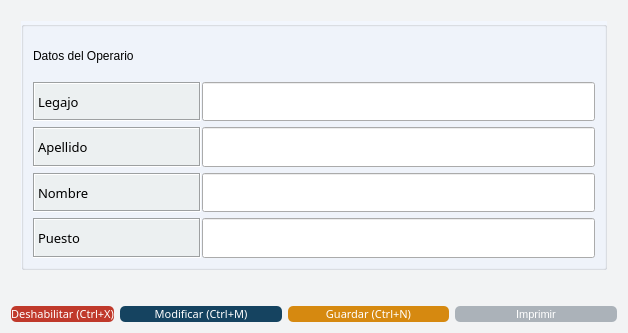
<?xml version="1.0" encoding="UTF-8"?>
<ui version="4.0">
 <class>Detalle_Operario</class>
 <widget class="QWidget" name="Detalle_Operario">
  <property name="geometry">
   <rect>
    <x>0</x>
    <y>0</y>
    <width>628</width>
    <height>333</height>
   </rect>
  </property>
  <property name="sizePolicy">
   <sizepolicy hsizetype="Preferred" vsizetype="Expanding">
    <horstretch>0</horstretch>
    <verstretch>0</verstretch>
   </sizepolicy>
  </property>
  <property name="palette">
   <palette>
    <active>
     <colorrole role="WindowText">
      <brush brushstyle="SolidPattern">
       <color alpha="255">
        <red>0</red>
        <green>0</green>
        <blue>0</blue>
       </color>
      </brush>
     </colorrole>
     <colorrole role="Button">
      <brush brushstyle="SolidPattern">
       <color alpha="255">
        <red>242</red>
        <green>243</green>
        <blue>244</blue>
       </color>
      </brush>
     </colorrole>
     <colorrole role="Light">
      <brush brushstyle="SolidPattern">
       <color alpha="255">
        <red>255</red>
        <green>255</green>
        <blue>255</blue>
       </color>
      </brush>
     </colorrole>
     <colorrole role="Midlight">
      <brush brushstyle="SolidPattern">
       <color alpha="255">
        <red>248</red>
        <green>249</green>
        <blue>249</blue>
       </color>
      </brush>
     </colorrole>
     <colorrole role="Dark">
      <brush brushstyle="SolidPattern">
       <color alpha="255">
        <red>121</red>
        <green>121</green>
        <blue>122</blue>
       </color>
      </brush>
     </colorrole>
     <colorrole role="Mid">
      <brush brushstyle="SolidPattern">
       <color alpha="255">
        <red>161</red>
        <green>162</green>
        <blue>163</blue>
       </color>
      </brush>
     </colorrole>
     <colorrole role="Text">
      <brush brushstyle="SolidPattern">
       <color alpha="255">
        <red>0</red>
        <green>0</green>
        <blue>0</blue>
       </color>
      </brush>
     </colorrole>
     <colorrole role="BrightText">
      <brush brushstyle="SolidPattern">
       <color alpha="255">
        <red>255</red>
        <green>255</green>
        <blue>255</blue>
       </color>
      </brush>
     </colorrole>
     <colorrole role="ButtonText">
      <brush brushstyle="SolidPattern">
       <color alpha="255">
        <red>0</red>
        <green>0</green>
        <blue>0</blue>
       </color>
      </brush>
     </colorrole>
     <colorrole role="Base">
      <brush brushstyle="SolidPattern">
       <color alpha="255">
        <red>255</red>
        <green>255</green>
        <blue>255</blue>
       </color>
      </brush>
     </colorrole>
     <colorrole role="Window">
      <brush brushstyle="SolidPattern">
       <color alpha="255">
        <red>242</red>
        <green>243</green>
        <blue>244</blue>
       </color>
      </brush>
     </colorrole>
     <colorrole role="Shadow">
      <brush brushstyle="SolidPattern">
       <color alpha="255">
        <red>0</red>
        <green>0</green>
        <blue>0</blue>
       </color>
      </brush>
     </colorrole>
     <colorrole role="AlternateBase">
      <brush brushstyle="SolidPattern">
       <color alpha="255">
        <red>248</red>
        <green>249</green>
        <blue>249</blue>
       </color>
      </brush>
     </colorrole>
     <colorrole role="ToolTipBase">
      <brush brushstyle="SolidPattern">
       <color alpha="255">
        <red>255</red>
        <green>255</green>
        <blue>220</blue>
       </color>
      </brush>
     </colorrole>
     <colorrole role="ToolTipText">
      <brush brushstyle="SolidPattern">
       <color alpha="255">
        <red>0</red>
        <green>0</green>
        <blue>0</blue>
       </color>
      </brush>
     </colorrole>
    </active>
    <inactive>
     <colorrole role="WindowText">
      <brush brushstyle="SolidPattern">
       <color alpha="255">
        <red>0</red>
        <green>0</green>
        <blue>0</blue>
       </color>
      </brush>
     </colorrole>
     <colorrole role="Button">
      <brush brushstyle="SolidPattern">
       <color alpha="255">
        <red>242</red>
        <green>243</green>
        <blue>244</blue>
       </color>
      </brush>
     </colorrole>
     <colorrole role="Light">
      <brush brushstyle="SolidPattern">
       <color alpha="255">
        <red>255</red>
        <green>255</green>
        <blue>255</blue>
       </color>
      </brush>
     </colorrole>
     <colorrole role="Midlight">
      <brush brushstyle="SolidPattern">
       <color alpha="255">
        <red>248</red>
        <green>249</green>
        <blue>249</blue>
       </color>
      </brush>
     </colorrole>
     <colorrole role="Dark">
      <brush brushstyle="SolidPattern">
       <color alpha="255">
        <red>121</red>
        <green>121</green>
        <blue>122</blue>
       </color>
      </brush>
     </colorrole>
     <colorrole role="Mid">
      <brush brushstyle="SolidPattern">
       <color alpha="255">
        <red>161</red>
        <green>162</green>
        <blue>163</blue>
       </color>
      </brush>
     </colorrole>
     <colorrole role="Text">
      <brush brushstyle="SolidPattern">
       <color alpha="255">
        <red>0</red>
        <green>0</green>
        <blue>0</blue>
       </color>
      </brush>
     </colorrole>
     <colorrole role="BrightText">
      <brush brushstyle="SolidPattern">
       <color alpha="255">
        <red>255</red>
        <green>255</green>
        <blue>255</blue>
       </color>
      </brush>
     </colorrole>
     <colorrole role="ButtonText">
      <brush brushstyle="SolidPattern">
       <color alpha="255">
        <red>0</red>
        <green>0</green>
        <blue>0</blue>
       </color>
      </brush>
     </colorrole>
     <colorrole role="Base">
      <brush brushstyle="SolidPattern">
       <color alpha="255">
        <red>255</red>
        <green>255</green>
        <blue>255</blue>
       </color>
      </brush>
     </colorrole>
     <colorrole role="Window">
      <brush brushstyle="SolidPattern">
       <color alpha="255">
        <red>242</red>
        <green>243</green>
        <blue>244</blue>
       </color>
      </brush>
     </colorrole>
     <colorrole role="Shadow">
      <brush brushstyle="SolidPattern">
       <color alpha="255">
        <red>0</red>
        <green>0</green>
        <blue>0</blue>
       </color>
      </brush>
     </colorrole>
     <colorrole role="AlternateBase">
      <brush brushstyle="SolidPattern">
       <color alpha="255">
        <red>248</red>
        <green>249</green>
        <blue>249</blue>
       </color>
      </brush>
     </colorrole>
     <colorrole role="ToolTipBase">
      <brush brushstyle="SolidPattern">
       <color alpha="255">
        <red>255</red>
        <green>255</green>
        <blue>220</blue>
       </color>
      </brush>
     </colorrole>
     <colorrole role="ToolTipText">
      <brush brushstyle="SolidPattern">
       <color alpha="255">
        <red>0</red>
        <green>0</green>
        <blue>0</blue>
       </color>
      </brush>
     </colorrole>
    </inactive>
    <disabled>
     <colorrole role="WindowText">
      <brush brushstyle="SolidPattern">
       <color alpha="255">
        <red>121</red>
        <green>121</green>
        <blue>122</blue>
       </color>
      </brush>
     </colorrole>
     <colorrole role="Button">
      <brush brushstyle="SolidPattern">
       <color alpha="255">
        <red>242</red>
        <green>243</green>
        <blue>244</blue>
       </color>
      </brush>
     </colorrole>
     <colorrole role="Light">
      <brush brushstyle="SolidPattern">
       <color alpha="255">
        <red>255</red>
        <green>255</green>
        <blue>255</blue>
       </color>
      </brush>
     </colorrole>
     <colorrole role="Midlight">
      <brush brushstyle="SolidPattern">
       <color alpha="255">
        <red>248</red>
        <green>249</green>
        <blue>249</blue>
       </color>
      </brush>
     </colorrole>
     <colorrole role="Dark">
      <brush brushstyle="SolidPattern">
       <color alpha="255">
        <red>121</red>
        <green>121</green>
        <blue>122</blue>
       </color>
      </brush>
     </colorrole>
     <colorrole role="Mid">
      <brush brushstyle="SolidPattern">
       <color alpha="255">
        <red>161</red>
        <green>162</green>
        <blue>163</blue>
       </color>
      </brush>
     </colorrole>
     <colorrole role="Text">
      <brush brushstyle="SolidPattern">
       <color alpha="255">
        <red>121</red>
        <green>121</green>
        <blue>122</blue>
       </color>
      </brush>
     </colorrole>
     <colorrole role="BrightText">
      <brush brushstyle="SolidPattern">
       <color alpha="255">
        <red>255</red>
        <green>255</green>
        <blue>255</blue>
       </color>
      </brush>
     </colorrole>
     <colorrole role="ButtonText">
      <brush brushstyle="SolidPattern">
       <color alpha="255">
        <red>121</red>
        <green>121</green>
        <blue>122</blue>
       </color>
      </brush>
     </colorrole>
     <colorrole role="Base">
      <brush brushstyle="SolidPattern">
       <color alpha="255">
        <red>242</red>
        <green>243</green>
        <blue>244</blue>
       </color>
      </brush>
     </colorrole>
     <colorrole role="Window">
      <brush brushstyle="SolidPattern">
       <color alpha="255">
        <red>242</red>
        <green>243</green>
        <blue>244</blue>
       </color>
      </brush>
     </colorrole>
     <colorrole role="Shadow">
      <brush brushstyle="SolidPattern">
       <color alpha="255">
        <red>0</red>
        <green>0</green>
        <blue>0</blue>
       </color>
      </brush>
     </colorrole>
     <colorrole role="AlternateBase">
      <brush brushstyle="SolidPattern">
       <color alpha="255">
        <red>242</red>
        <green>243</green>
        <blue>244</blue>
       </color>
      </brush>
     </colorrole>
     <colorrole role="ToolTipBase">
      <brush brushstyle="SolidPattern">
       <color alpha="255">
        <red>255</red>
        <green>255</green>
        <blue>220</blue>
       </color>
      </brush>
     </colorrole>
     <colorrole role="ToolTipText">
      <brush brushstyle="SolidPattern">
       <color alpha="255">
        <red>0</red>
        <green>0</green>
        <blue>0</blue>
       </color>
      </brush>
     </colorrole>
    </disabled>
   </palette>
  </property>
  <property name="windowTitle">
   <string notr="true">Detalles de operario</string>
  </property>
  <property name="windowIcon">
   <iconset>
    <normaloff>../ico/icon.ico</normaloff>../ico/icon.ico</iconset>
  </property>
  <property name="windowOpacity">
   <double>13.000000000000000</double>
  </property>
  <layout class="QGridLayout" name="gridLayout_2">
   <item row="2" column="4">
    <widget class="QPushButton" name="btn_imprimir">
     <property name="sizePolicy">
      <sizepolicy hsizetype="Expanding" vsizetype="Fixed">
       <horstretch>0</horstretch>
       <verstretch>0</verstretch>
      </sizepolicy>
     </property>
     <property name="maximumSize">
      <size>
       <width>200</width>
       <height>200</height>
      </size>
     </property>
     <property name="styleSheet">
      <string notr="true">#btn_imprimir{
	background-color: #ABB2B9;
	color: #ffffff;
	font-family: 'Ariall';
	font-size: 11px;
	border-radius: 5px;
	}

#btn_imprimir:hover{
	background-color: #D0D3D4 ;
	}</string>
     </property>
     <property name="text">
      <string>Imprimir</string>
     </property>
     <property name="icon">
      <iconset>
       <normaloff>../ico/hardware-page-peripheral-print-printer-icon--icon-search-engine-13.png</normaloff>../ico/hardware-page-peripheral-print-printer-icon--icon-search-engine-13.png</iconset>
     </property>
     <property name="iconSize">
      <size>
       <width>40</width>
       <height>40</height>
      </size>
     </property>
    </widget>
   </item>
   <item row="2" column="2">
    <widget class="QPushButton" name="btn_modificar">
     <property name="sizePolicy">
      <sizepolicy hsizetype="Expanding" vsizetype="Fixed">
       <horstretch>0</horstretch>
       <verstretch>0</verstretch>
      </sizepolicy>
     </property>
     <property name="maximumSize">
      <size>
       <width>200</width>
       <height>200</height>
      </size>
     </property>
     <property name="font">
      <font>
       <family>Ariall</family>
       <pointsize>-1</pointsize>
      </font>
     </property>
     <property name="styleSheet">
      <string notr="true">/*Estilos para el botón*/
#btn_modificar{
	background-color: #154360;
	color: #ffffff;
	font-family: 'Ariall';
	font-size: 11px;
	border-radius: 5px;
	}

#btn_modificar:hover{
	background-color: #0101DF;
	}

</string>
     </property>
     <property name="text">
      <string>Modificar (Ctrl+M)</string>
     </property>
     <property name="icon">
      <iconset>
       <normaloff>../ico/edit.ico</normaloff>../ico/edit.ico</iconset>
     </property>
     <property name="iconSize">
      <size>
       <width>40</width>
       <height>40</height>
      </size>
     </property>
     <property name="shortcut">
      <string>Ctrl+M</string>
     </property>
     <property name="checkable">
      <bool>false</bool>
     </property>
     <property name="autoDefault">
      <bool>false</bool>
     </property>
    </widget>
   </item>
   <item row="2" column="3">
    <widget class="QPushButton" name="btn_nuevo">
     <property name="sizePolicy">
      <sizepolicy hsizetype="Expanding" vsizetype="Fixed">
       <horstretch>0</horstretch>
       <verstretch>0</verstretch>
      </sizepolicy>
     </property>
     <property name="maximumSize">
      <size>
       <width>200</width>
       <height>200</height>
      </size>
     </property>
     <property name="font">
      <font>
       <family>Ariall</family>
       <pointsize>-1</pointsize>
      </font>
     </property>
     <property name="styleSheet">
      <string notr="true">/*Estilos para el botón*/

#btn_nuevo{
	background-color: #D68910  ;
	color: #ffffff;
	font-family: 'Ariall';
	font-size: 11px;
	border-radius: 5px;
	}

#btn_nuevo:hover{
	background-color: #F1C40F ;
	}

</string>
     </property>
     <property name="text">
      <string>Guardar (Ctrl+N)</string>
     </property>
     <property name="icon">
      <iconset>
       <normaloff>../ico/save.ico</normaloff>../ico/save.ico</iconset>
     </property>
     <property name="iconSize">
      <size>
       <width>40</width>
       <height>40</height>
      </size>
     </property>
     <property name="shortcut">
      <string>Ctrl+N</string>
     </property>
    </widget>
   </item>
   <item row="0" column="0" colspan="5">
    <layout class="QGridLayout" name="gridLayout" rowstretch="90,0" columnstretch="20,0">
     <property name="leftMargin">
      <number>10</number>
     </property>
     <property name="topMargin">
      <number>10</number>
     </property>
     <property name="rightMargin">
      <number>10</number>
     </property>
     <property name="bottomMargin">
      <number>10</number>
     </property>
     <item row="1" column="0" colspan="2">
      <spacer name="horizontalSpacer">
       <property name="orientation">
        <enum>Qt::Horizontal</enum>
       </property>
       <property name="sizeHint" stdset="0">
        <size>
         <width>40</width>
         <height>20</height>
        </size>
       </property>
      </spacer>
     </item>
     <item row="0" column="0" colspan="2">
      <widget class="QGroupBox" name="groupBox_2">
       <property name="font">
        <font>
         <family>Arial</family>
         <pointsize>10</pointsize>
         <weight>75</weight>
         <bold>true</bold>
        </font>
       </property>
       <property name="styleSheet">
        <string notr="true">#groupBox_2{
	background-color: #F2F6FD;
	}</string>
       </property>
       <property name="title">
        <string/>
       </property>
       <layout class="QGridLayout" name="gridLayout_5" columnstretch="30,70">
        <property name="horizontalSpacing">
         <number>1</number>
        </property>
        <item row="3" column="1">
         <widget class="QLineEdit" name="ope_nombre">
          <property name="enabled">
           <bool>true</bool>
          </property>
          <property name="sizePolicy">
           <sizepolicy hsizetype="Expanding" vsizetype="Expanding">
            <horstretch>0</horstretch>
            <verstretch>0</verstretch>
           </sizepolicy>
          </property>
          <property name="font">
           <font>
            <family>DokChampa</family>
            <pointsize>10</pointsize>
            <weight>50</weight>
            <bold>false</bold>
           </font>
          </property>
          <property name="text">
           <string/>
          </property>
         </widget>
        </item>
        <item row="1" column="0">
         <widget class="QLabel" name="label_legajo">
          <property name="sizePolicy">
           <sizepolicy hsizetype="Expanding" vsizetype="Expanding">
            <horstretch>0</horstretch>
            <verstretch>0</verstretch>
           </sizepolicy>
          </property>
          <property name="font">
           <font>
            <family>DokChampa</family>
            <pointsize>10</pointsize>
            <weight>50</weight>
            <bold>false</bold>
           </font>
          </property>
          <property name="styleSheet">
           <string notr="true">#label_legajo{
	background-color: #ECF0F1;
	}</string>
          </property>
          <property name="frameShape">
           <enum>QFrame::Box</enum>
          </property>
          <property name="frameShadow">
           <enum>QFrame::Sunken</enum>
          </property>
          <property name="text">
           <string>Legajo</string>
          </property>
         </widget>
        </item>
        <item row="4" column="0">
         <widget class="QLabel" name="label_puesto">
          <property name="sizePolicy">
           <sizepolicy hsizetype="Expanding" vsizetype="Expanding">
            <horstretch>0</horstretch>
            <verstretch>0</verstretch>
           </sizepolicy>
          </property>
          <property name="font">
           <font>
            <family>DokChampa</family>
            <pointsize>10</pointsize>
            <weight>50</weight>
            <bold>false</bold>
           </font>
          </property>
          <property name="styleSheet">
           <string notr="true">#label_puesto{
	background-color: #ECF0F1;
	}</string>
          </property>
          <property name="frameShape">
           <enum>QFrame::Box</enum>
          </property>
          <property name="frameShadow">
           <enum>QFrame::Sunken</enum>
          </property>
          <property name="text">
           <string>Puesto</string>
          </property>
         </widget>
        </item>
        <item row="1" column="1">
         <widget class="QLineEdit" name="ope_legajo">
          <property name="sizePolicy">
           <sizepolicy hsizetype="Expanding" vsizetype="Expanding">
            <horstretch>0</horstretch>
            <verstretch>0</verstretch>
           </sizepolicy>
          </property>
          <property name="font">
           <font>
            <family>DokChampa</family>
            <pointsize>10</pointsize>
            <weight>50</weight>
            <bold>false</bold>
           </font>
          </property>
          <property name="text">
           <string/>
          </property>
         </widget>
        </item>
        <item row="3" column="0">
         <widget class="QLabel" name="label_nombre">
          <property name="sizePolicy">
           <sizepolicy hsizetype="Expanding" vsizetype="Preferred">
            <horstretch>0</horstretch>
            <verstretch>0</verstretch>
           </sizepolicy>
          </property>
          <property name="font">
           <font>
            <family>DokChampa</family>
            <pointsize>10</pointsize>
            <weight>50</weight>
            <bold>false</bold>
           </font>
          </property>
          <property name="styleSheet">
           <string notr="true">#label_nombre{
	background-color: #ECF0F1;
	}</string>
          </property>
          <property name="frameShape">
           <enum>QFrame::Box</enum>
          </property>
          <property name="frameShadow">
           <enum>QFrame::Sunken</enum>
          </property>
          <property name="text">
           <string>Nombre</string>
          </property>
         </widget>
        </item>
        <item row="2" column="1">
         <widget class="QLineEdit" name="ope_apellido">
          <property name="sizePolicy">
           <sizepolicy hsizetype="Expanding" vsizetype="Expanding">
            <horstretch>0</horstretch>
            <verstretch>0</verstretch>
           </sizepolicy>
          </property>
          <property name="font">
           <font>
            <family>DokChampa</family>
            <pointsize>10</pointsize>
            <weight>50</weight>
            <bold>false</bold>
           </font>
          </property>
          <property name="text">
           <string/>
          </property>
         </widget>
        </item>
        <item row="0" column="0">
         <widget class="QLabel" name="label">
          <property name="sizePolicy">
           <sizepolicy hsizetype="Expanding" vsizetype="Expanding">
            <horstretch>0</horstretch>
            <verstretch>0</verstretch>
           </sizepolicy>
          </property>
          <property name="text">
           <string>Datos del Operario</string>
          </property>
         </widget>
        </item>
        <item row="2" column="0">
         <widget class="QLabel" name="label_apellido">
          <property name="sizePolicy">
           <sizepolicy hsizetype="Expanding" vsizetype="Expanding">
            <horstretch>0</horstretch>
            <verstretch>0</verstretch>
           </sizepolicy>
          </property>
          <property name="font">
           <font>
            <family>DokChampa</family>
            <pointsize>10</pointsize>
            <weight>50</weight>
            <bold>false</bold>
           </font>
          </property>
          <property name="styleSheet">
           <string notr="true">#label_apellido{
	background-color: #ECF0F1;
	}</string>
          </property>
          <property name="frameShape">
           <enum>QFrame::Box</enum>
          </property>
          <property name="frameShadow">
           <enum>QFrame::Sunken</enum>
          </property>
          <property name="text">
           <string>Apellido</string>
          </property>
         </widget>
        </item>
        <item row="4" column="1">
         <widget class="QLineEdit" name="ope_puesto">
          <property name="sizePolicy">
           <sizepolicy hsizetype="Expanding" vsizetype="Expanding">
            <horstretch>0</horstretch>
            <verstretch>0</verstretch>
           </sizepolicy>
          </property>
          <property name="font">
           <font>
            <family>DokChampa</family>
            <pointsize>10</pointsize>
            <weight>50</weight>
            <bold>false</bold>
           </font>
          </property>
         </widget>
        </item>
       </layout>
      </widget>
     </item>
    </layout>
   </item>
   <item row="2" column="0" colspan="2">
    <widget class="QPushButton" name="btn_deshabilitar">
     <property name="sizePolicy">
      <sizepolicy hsizetype="Expanding" vsizetype="Fixed">
       <horstretch>0</horstretch>
       <verstretch>0</verstretch>
      </sizepolicy>
     </property>
     <property name="maximumSize">
      <size>
       <width>200</width>
       <height>200</height>
      </size>
     </property>
     <property name="palette">
      <palette>
       <active>
        <colorrole role="WindowText">
         <brush brushstyle="SolidPattern">
          <color alpha="255">
           <red>255</red>
           <green>255</green>
           <blue>255</blue>
          </color>
         </brush>
        </colorrole>
        <colorrole role="Button">
         <brush brushstyle="SolidPattern">
          <color alpha="255">
           <red>192</red>
           <green>57</green>
           <blue>43</blue>
          </color>
         </brush>
        </colorrole>
        <colorrole role="Light">
         <brush brushstyle="SolidPattern">
          <color alpha="255">
           <red>127</red>
           <green>255</green>
           <blue>191</blue>
          </color>
         </brush>
        </colorrole>
        <colorrole role="Midlight">
         <brush brushstyle="SolidPattern">
          <color alpha="255">
           <red>106</red>
           <green>212</green>
           <blue>159</blue>
          </color>
         </brush>
        </colorrole>
        <colorrole role="Dark">
         <brush brushstyle="SolidPattern">
          <color alpha="255">
           <red>42</red>
           <green>85</green>
           <blue>63</blue>
          </color>
         </brush>
        </colorrole>
        <colorrole role="Mid">
         <brush brushstyle="SolidPattern">
          <color alpha="255">
           <red>56</red>
           <green>113</green>
           <blue>84</blue>
          </color>
         </brush>
        </colorrole>
        <colorrole role="Text">
         <brush brushstyle="SolidPattern">
          <color alpha="255">
           <red>255</red>
           <green>255</green>
           <blue>255</blue>
          </color>
         </brush>
        </colorrole>
        <colorrole role="BrightText">
         <brush brushstyle="SolidPattern">
          <color alpha="255">
           <red>255</red>
           <green>255</green>
           <blue>255</blue>
          </color>
         </brush>
        </colorrole>
        <colorrole role="ButtonText">
         <brush brushstyle="SolidPattern">
          <color alpha="255">
           <red>255</red>
           <green>255</green>
           <blue>255</blue>
          </color>
         </brush>
        </colorrole>
        <colorrole role="Base">
         <brush brushstyle="SolidPattern">
          <color alpha="255">
           <red>192</red>
           <green>57</green>
           <blue>43</blue>
          </color>
         </brush>
        </colorrole>
        <colorrole role="Window">
         <brush brushstyle="SolidPattern">
          <color alpha="255">
           <red>192</red>
           <green>57</green>
           <blue>43</blue>
          </color>
         </brush>
        </colorrole>
        <colorrole role="Shadow">
         <brush brushstyle="SolidPattern">
          <color alpha="255">
           <red>0</red>
           <green>0</green>
           <blue>0</blue>
          </color>
         </brush>
        </colorrole>
        <colorrole role="AlternateBase">
         <brush brushstyle="SolidPattern">
          <color alpha="255">
           <red>170</red>
           <green>212</green>
           <blue>191</blue>
          </color>
         </brush>
        </colorrole>
        <colorrole role="ToolTipBase">
         <brush brushstyle="SolidPattern">
          <color alpha="255">
           <red>255</red>
           <green>255</green>
           <blue>220</blue>
          </color>
         </brush>
        </colorrole>
        <colorrole role="ToolTipText">
         <brush brushstyle="SolidPattern">
          <color alpha="255">
           <red>0</red>
           <green>0</green>
           <blue>0</blue>
          </color>
         </brush>
        </colorrole>
       </active>
       <inactive>
        <colorrole role="WindowText">
         <brush brushstyle="SolidPattern">
          <color alpha="255">
           <red>255</red>
           <green>255</green>
           <blue>255</blue>
          </color>
         </brush>
        </colorrole>
        <colorrole role="Button">
         <brush brushstyle="SolidPattern">
          <color alpha="255">
           <red>192</red>
           <green>57</green>
           <blue>43</blue>
          </color>
         </brush>
        </colorrole>
        <colorrole role="Light">
         <brush brushstyle="SolidPattern">
          <color alpha="255">
           <red>127</red>
           <green>255</green>
           <blue>191</blue>
          </color>
         </brush>
        </colorrole>
        <colorrole role="Midlight">
         <brush brushstyle="SolidPattern">
          <color alpha="255">
           <red>106</red>
           <green>212</green>
           <blue>159</blue>
          </color>
         </brush>
        </colorrole>
        <colorrole role="Dark">
         <brush brushstyle="SolidPattern">
          <color alpha="255">
           <red>42</red>
           <green>85</green>
           <blue>63</blue>
          </color>
         </brush>
        </colorrole>
        <colorrole role="Mid">
         <brush brushstyle="SolidPattern">
          <color alpha="255">
           <red>56</red>
           <green>113</green>
           <blue>84</blue>
          </color>
         </brush>
        </colorrole>
        <colorrole role="Text">
         <brush brushstyle="SolidPattern">
          <color alpha="255">
           <red>255</red>
           <green>255</green>
           <blue>255</blue>
          </color>
         </brush>
        </colorrole>
        <colorrole role="BrightText">
         <brush brushstyle="SolidPattern">
          <color alpha="255">
           <red>255</red>
           <green>255</green>
           <blue>255</blue>
          </color>
         </brush>
        </colorrole>
        <colorrole role="ButtonText">
         <brush brushstyle="SolidPattern">
          <color alpha="255">
           <red>255</red>
           <green>255</green>
           <blue>255</blue>
          </color>
         </brush>
        </colorrole>
        <colorrole role="Base">
         <brush brushstyle="SolidPattern">
          <color alpha="255">
           <red>192</red>
           <green>57</green>
           <blue>43</blue>
          </color>
         </brush>
        </colorrole>
        <colorrole role="Window">
         <brush brushstyle="SolidPattern">
          <color alpha="255">
           <red>192</red>
           <green>57</green>
           <blue>43</blue>
          </color>
         </brush>
        </colorrole>
        <colorrole role="Shadow">
         <brush brushstyle="SolidPattern">
          <color alpha="255">
           <red>0</red>
           <green>0</green>
           <blue>0</blue>
          </color>
         </brush>
        </colorrole>
        <colorrole role="AlternateBase">
         <brush brushstyle="SolidPattern">
          <color alpha="255">
           <red>170</red>
           <green>212</green>
           <blue>191</blue>
          </color>
         </brush>
        </colorrole>
        <colorrole role="ToolTipBase">
         <brush brushstyle="SolidPattern">
          <color alpha="255">
           <red>255</red>
           <green>255</green>
           <blue>220</blue>
          </color>
         </brush>
        </colorrole>
        <colorrole role="ToolTipText">
         <brush brushstyle="SolidPattern">
          <color alpha="255">
           <red>0</red>
           <green>0</green>
           <blue>0</blue>
          </color>
         </brush>
        </colorrole>
       </inactive>
       <disabled>
        <colorrole role="WindowText">
         <brush brushstyle="SolidPattern">
          <color alpha="255">
           <red>255</red>
           <green>255</green>
           <blue>255</blue>
          </color>
         </brush>
        </colorrole>
        <colorrole role="Button">
         <brush brushstyle="SolidPattern">
          <color alpha="255">
           <red>192</red>
           <green>57</green>
           <blue>43</blue>
          </color>
         </brush>
        </colorrole>
        <colorrole role="Light">
         <brush brushstyle="SolidPattern">
          <color alpha="255">
           <red>127</red>
           <green>255</green>
           <blue>191</blue>
          </color>
         </brush>
        </colorrole>
        <colorrole role="Midlight">
         <brush brushstyle="SolidPattern">
          <color alpha="255">
           <red>106</red>
           <green>212</green>
           <blue>159</blue>
          </color>
         </brush>
        </colorrole>
        <colorrole role="Dark">
         <brush brushstyle="SolidPattern">
          <color alpha="255">
           <red>42</red>
           <green>85</green>
           <blue>63</blue>
          </color>
         </brush>
        </colorrole>
        <colorrole role="Mid">
         <brush brushstyle="SolidPattern">
          <color alpha="255">
           <red>56</red>
           <green>113</green>
           <blue>84</blue>
          </color>
         </brush>
        </colorrole>
        <colorrole role="Text">
         <brush brushstyle="SolidPattern">
          <color alpha="255">
           <red>255</red>
           <green>255</green>
           <blue>255</blue>
          </color>
         </brush>
        </colorrole>
        <colorrole role="BrightText">
         <brush brushstyle="SolidPattern">
          <color alpha="255">
           <red>255</red>
           <green>255</green>
           <blue>255</blue>
          </color>
         </brush>
        </colorrole>
        <colorrole role="ButtonText">
         <brush brushstyle="SolidPattern">
          <color alpha="255">
           <red>255</red>
           <green>255</green>
           <blue>255</blue>
          </color>
         </brush>
        </colorrole>
        <colorrole role="Base">
         <brush brushstyle="SolidPattern">
          <color alpha="255">
           <red>192</red>
           <green>57</green>
           <blue>43</blue>
          </color>
         </brush>
        </colorrole>
        <colorrole role="Window">
         <brush brushstyle="SolidPattern">
          <color alpha="255">
           <red>192</red>
           <green>57</green>
           <blue>43</blue>
          </color>
         </brush>
        </colorrole>
        <colorrole role="Shadow">
         <brush brushstyle="SolidPattern">
          <color alpha="255">
           <red>0</red>
           <green>0</green>
           <blue>0</blue>
          </color>
         </brush>
        </colorrole>
        <colorrole role="AlternateBase">
         <brush brushstyle="SolidPattern">
          <color alpha="255">
           <red>85</red>
           <green>170</green>
           <blue>127</blue>
          </color>
         </brush>
        </colorrole>
        <colorrole role="ToolTipBase">
         <brush brushstyle="SolidPattern">
          <color alpha="255">
           <red>255</red>
           <green>255</green>
           <blue>220</blue>
          </color>
         </brush>
        </colorrole>
        <colorrole role="ToolTipText">
         <brush brushstyle="SolidPattern">
          <color alpha="255">
           <red>0</red>
           <green>0</green>
           <blue>0</blue>
          </color>
         </brush>
        </colorrole>
       </disabled>
      </palette>
     </property>
     <property name="font">
      <font>
       <family>Ariall</family>
       <pointsize>-1</pointsize>
      </font>
     </property>
     <property name="styleSheet">
      <string notr="true">#btn_deshabilitar{
	background-color: #C0392B ;
	color: #ffffff;
	font-family: 'Ariall';
	font-size: 11px;
	border-radius: 5px;
	}

#btn_deshabilitar:hover{
	background-color: #DF013A;
	}
</string>
     </property>
     <property name="text">
      <string>Deshabilitar (Ctrl+X)</string>
     </property>
     <property name="icon">
      <iconset>
       <normaloff>../ico/remove_from_database.ico</normaloff>../ico/remove_from_database.ico</iconset>
     </property>
     <property name="iconSize">
      <size>
       <width>40</width>
       <height>40</height>
      </size>
     </property>
    </widget>
   </item>
  </layout>
 </widget>
 <tabstops>
  <tabstop>ope_legajo</tabstop>
  <tabstop>ope_apellido</tabstop>
  <tabstop>ope_nombre</tabstop>
  <tabstop>ope_puesto</tabstop>
 </tabstops>
 <resources/>
 <connections/>
</ui>
